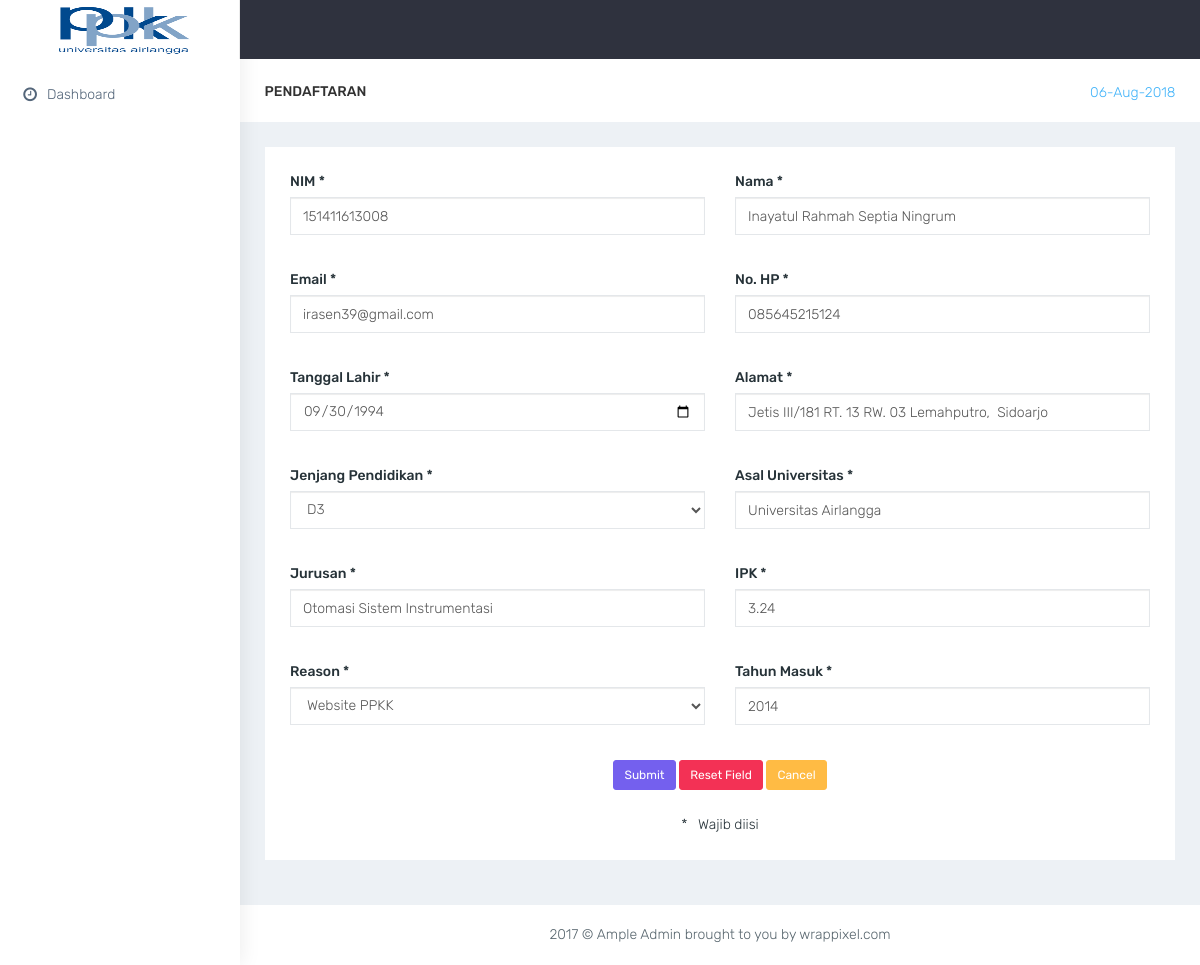
The app's page /home/editdata/09152050 with its own data.
### tables this page shows
CREATE TABLE `pendaftaran` (
  `id_jobseeker` varchar(135) DEFAULT NULL,
  `name_jobseeker` varchar(180) DEFAULT NULL,
  `email_jobseeker` varchar(135) DEFAULT NULL,
  `phone_jobseeker` varchar(36) DEFAULT NULL,
  `borndate_jobseeker` date DEFAULT NULL,
  `address_jobseeker` varchar(360) DEFAULT NULL,
  `education_jobseeker` varchar(135) DEFAULT NULL,
  `university_jobseeker` varchar(180) DEFAULT NULL,
  `gpa_jobseeker` double DEFAULT NULL,
  `registereddate_jobseeker` datetime DEFAULT NULL,
  `verified_jobseeker` varchar(3) DEFAULT NULL,
  `printed_jobseeker` varchar(3) DEFAULT NULL,
  `voucherkey_jobseeker` varchar(360) DEFAULT NULL,
  `voucher_jobseeker` varchar(360) DEFAULT NULL,
  `type_jobseeker` varchar(135) DEFAULT NULL,
  `major` varchar(50) NOT NULL,
  `reason` varchar(60) NOT NULL,
  `nim` varchar(20) NOT NULL,
  `tahun` varchar(20) NOT NULL
);

### application/views/layout/konten.php (called while the page is built)
<?php if(!defined('BASEPATH')) exit('No direct access allowed');
if ($isi) {
 $this->load->view($isi);
}

### application/views/layout/wrapper.php (called while the page is built)
<?php
require_once('head.php');
require_once('header.php');
require_once('konten.php');
require_once('footer.php');

### application/controllers/Home.php (called while the page is built, shortened)
<?php
class Home extends CI_Controller {
  public function __construct() {
    $this->load->model('pendaftaran_m');
 	}
  public function editdata($id) {
    $this->form_validation->set_rules('txtnim','txtnim','required');
    $this->form_validation->set_rules('txtnama','txtnama','required');
    $this->form_validation->set_rules('txtemail','txtemail','required');
    $this->form_validation->set_rules('txthp','txthp','required');
    $this->form_validation->set_rules('txtalamat','txtalamat','required');
  	if ($this->form_validation->run() === FALSE) {
  			$data = array(
           'title'=>'Tambah Data Pendafataran',
   	 			 'isi' => 'pendaftaran/pendaftaran_edit',
  				 'detail' => $this->pendaftaran_m->detail($id)
  			);
  			$this->load->view('layout/wrapper', $data);
  		}
  }
}

### index.php (called while the page is built, shortened)
<?php
require_once BASEPATH.'core/CodeIgniter.php';

### application/models/Pendaftaran_m.php (called while the page is built, shortened)
<?php if ( ! defined('BASEPATH')) exit('No direct script access allowed');
class Pendaftaran_m extends CI_Model {
  public function detail($id = FALSE) {
  	$query = $this->db->get_where('pendaftaran', array('id_jobseeker' => $id));
  	return $query->row_array();
	}
}

### application/views/pendaftaran/pendaftaran_edit.php (the view, shortened to what this page needs)
<div class="row">
                <div class="col-lg-12">
                    <div class="panel panel-default">
                        <div class="panel-body">
                            <div class="row">
                                    <form data-toggle="validator" name="form1" method="post" action="<?php echo base_url();?>home/editdata">
                                        <div class="form-group col-lg-6">
                                            <label>NIM *</label>
                                            <input required class="form-control" type="text" name="txtnim" id="txtnim" value="<?php echo $detail['nim'];?>">
                                        </div>
                                        <div class="form-group  col-lg-6">
                                            <label>Nama *</label>
                                            <input required class="form-control" type="text" name="txtnama" id="txtnama" value="<?php echo $detail['name_jobseeker'];?>">
                                        </div>
                                        <div class="form-group col-lg-6">
                                            <label>Email *</label>
                                            <input required class="form-control" type="text" name="txtemail" id="txtemail" value="<?php echo $detail['email_jobseeker'];?>">
                                        </div>
                                        <div class="form-group col-lg-6">
                                            <label>No. HP *</label>
                                            <input required class="form-control" type="text" name="txthp" id="txthp" value="<?php echo $detail['phone_jobseeker'];?>">
                                        </div>
                                        <div class="form-group col-lg-6">
                                            <label>Tanggal Lahir *</label>
                                            <input required class="form-control" type="date" name="tgllahir" id="tgllahir" value="<?php echo $detail['borndate_jobseeker'];?>">
                                        </div>
                                        <div class="form-group col-lg-6">
                                            <label>Alamat *</label>
                                            <input required class="form-control" type="text" name="txtalamat" id="txtalamat" value="<?php echo $detail['address_jobseeker'];?>">
                                        </div>
                                        <div class="form-group col-lg-6">
                                            <label>Jenjang Pendidikan *</label>
                                            <select name="education_jobseeker" id="education_jobseeker" class="form-control" onchange="edu()">
                                							<option value="D3"<?php if($detail['education_jobseeker']=="D3"){echo "selected";} ?>>D3</option>
                                						</select>
                                        </div>
                                        <div class="form-group col-lg-6">
                                            <label>Asal Universitas *</label>
                                            <input required class="form-control" type="text" name="txtuniv" id="txtuniv" value="<?php echo $detail['university_jobseeker'];?>">
                                        </div>
                                        <div class="form-group col-lg-6">
                                            <label>Jurusan *</label>
                                            <input required class="form-control" type="text" name="txtjur" id="txtjur" value="<?php echo $detail['major'];?>">
                                        </div>
                                        <div class="form-group col-lg-6">
                                            <label>IPK *</label>
                                            <input required class="form-control" type="text" name="txtipk" id="txtipk" value="<?php echo $detail['gpa_jobseeker'];?>">
                                        </div>
                                        <div class="form-group col-lg-6">
                                            <label>Reason *</label>
                                            <select name="reason" id="reason" class="form-control" onchange="edu()">
                                              <option value="Website PPKK" <?php if($detail['education_jobseeker']=="Website PPKK"){echo "selected";} ?>>Website PPKK</option>
                                						</select>
                                        </div>
                                        <div class="form-group col-lg-6">
                                            <label>Tahun Masuk *</label>
                                            <input required class="form-control" type="number" name="txtthn" id="txtthn" value="<?php echo $detail['tahun'];?>">
                                        </div>
                                        <center>
                                        <div class="form-group col-lg-12">
                                            <button type="submit" name="submit" value="submit" class="btn btn-sm btn-primary">Submit</button>
                                            <button type="reset" name="reset" value="clear form" class="btn btn-sm btn-danger " >Reset Field</button>
                                            <button class="btn btn-sm btn-warning" onclick="window.history.back()">Cancel</button>
                                        </div>
                                        <div class="col-lg-12">
                                            *&nbsp;&nbsp; Wajib diisi
                                        </div>
                                      </center>
                                    </form>
                            </div>
                        </div>
                    </div>
                </div>
            </div>

### asset/css/colors/default.css (style rules this page uses)
body { background: #fff; }

### records on screen
pendaftaran: txtnim "151411613008", txtnama "Inayatul Rahmah Septia Ningrum", txtemail "irasen39@gmail.com", txthp "085645215124", tgllahir "09/30/1994", txtalamat "Jetis III/181 RT. 13 RW. 03 Lemahputro, Sidoarjo", education_jobseeker "D3", txtuniv "Universitas Airlangga", txtjur "Otomasi Sistem Instrumentasi", txtipk "3.24", txtthn "2014"
